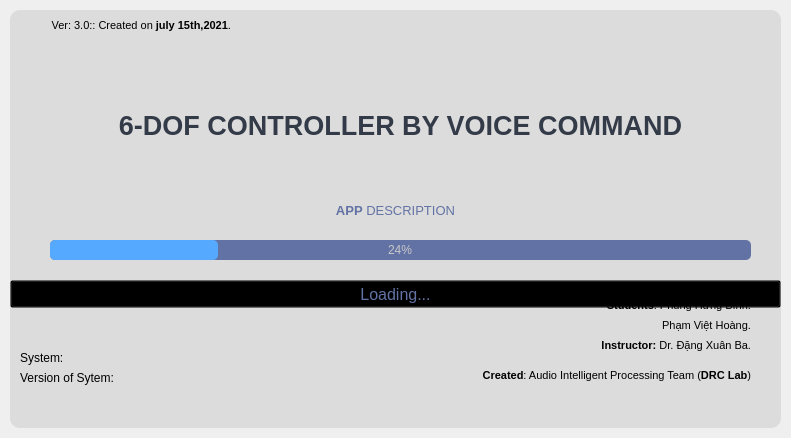
<?xml version="1.0" encoding="UTF-8"?>
<ui version="4.0">
 <class>SplashScreen</class>
 <widget class="QMainWindow" name="SplashScreen">
  <property name="geometry">
   <rect>
    <x>0</x>
    <y>0</y>
    <width>791</width>
    <height>438</height>
   </rect>
  </property>
  <property name="windowTitle">
   <string>MainWindow</string>
  </property>
  <widget class="QWidget" name="centralwidget">
   <layout class="QVBoxLayout" name="verticalLayout">
    <property name="spacing">
     <number>0</number>
    </property>
    <property name="leftMargin">
     <number>10</number>
    </property>
    <property name="topMargin">
     <number>10</number>
    </property>
    <property name="rightMargin">
     <number>10</number>
    </property>
    <property name="bottomMargin">
     <number>10</number>
    </property>
    <item>
     <widget class="QFrame" name="dropShadowFrame">
      <property name="styleSheet">
       <string notr="true">QFrame {	
	background-color:  rgb(220, 220, 220);
	border-radius: 10px;
}</string>
      </property>
      <property name="frameShape">
       <enum>QFrame::StyledPanel</enum>
      </property>
      <property name="frameShadow">
       <enum>QFrame::Raised</enum>
      </property>
      <widget class="QLabel" name="label_title">
       <property name="geometry">
        <rect>
         <x>40</x>
         <y>60</y>
         <width>701</width>
         <height>111</height>
        </rect>
       </property>
       <property name="font">
        <font>
         <family>Segoe UI</family>
         <pointsize>40</pointsize>
         <weight>75</weight>
         <bold>true</bold>
        </font>
       </property>
       <property name="styleSheet">
        <string notr="true">color:  rgb(52, 59, 72);</string>
       </property>
       <property name="text">
        <string>&lt;html&gt;&lt;head/&gt;&lt;body&gt;&lt;p align=&quot;center&quot;&gt;&lt;span style=&quot; font-size:20pt;&quot;&gt;6-DOF CONTROLLER BY VOICE COMMAND&lt;/span&gt;&lt;/p&gt;&lt;/body&gt;&lt;/html&gt;</string>
       </property>
       <property name="alignment">
        <set>Qt::AlignLeading|Qt::AlignLeft|Qt::AlignVCenter</set>
       </property>
      </widget>
      <widget class="QLabel" name="label_description">
       <property name="geometry">
        <rect>
         <x>0</x>
         <y>180</y>
         <width>771</width>
         <height>41</height>
        </rect>
       </property>
       <property name="font">
        <font>
         <family>Segoe UI</family>
         <pointsize>10</pointsize>
        </font>
       </property>
       <property name="styleSheet">
        <string notr="true">color: rgb(98, 114, 164);</string>
       </property>
       <property name="text">
        <string>&lt;strong&gt;APP&lt;/strong&gt; DESCRIPTION</string>
       </property>
       <property name="alignment">
        <set>Qt::AlignCenter</set>
       </property>
      </widget>
      <widget class="QProgressBar" name="progressBar">
       <property name="geometry">
        <rect>
         <x>40</x>
         <y>230</y>
         <width>701</width>
         <height>20</height>
        </rect>
       </property>
       <property name="styleSheet">
        <string notr="true">QProgressBar {
	
	background-color: rgb(98, 114, 164);
	color: rgb(200, 200, 200);
	border-style: none;
	border-radius: 5px;
	text-align: center;
}
QProgressBar::chunk{
	border-radius: 5px;
	background-color: rgb(85, 170, 255)
}</string>
       </property>
       <property name="value">
        <number>24</number>
       </property>
      </widget>
      <widget class="QLabel" name="label_credits">
       <property name="geometry">
        <rect>
         <x>420</x>
         <y>350</y>
         <width>321</width>
         <height>31</height>
        </rect>
       </property>
       <property name="font">
        <font>
         <family>Segoe UI</family>
         <pointsize>10</pointsize>
        </font>
       </property>
       <property name="styleSheet">
        <string notr="true">
background-color: transparent;
color: rgb(0, 0, 0)</string>
       </property>
       <property name="text">
        <string>&lt;html&gt;&lt;head/&gt;&lt;body&gt;&lt;p&gt;&lt;span style=&quot; font-size:8pt; font-weight:600;&quot;&gt;Created&lt;/span&gt;&lt;span style=&quot; font-size:8pt;&quot;&gt;: Audio Intelligent Processing Team (&lt;/span&gt;&lt;span style=&quot; font-size:8pt; font-weight:600;&quot;&gt;DRC Lab&lt;/span&gt;&lt;span style=&quot; font-size:8pt;&quot;&gt;)&lt;/span&gt;&lt;/p&gt;&lt;/body&gt;&lt;/html&gt;</string>
       </property>
       <property name="alignment">
        <set>Qt::AlignRight|Qt::AlignTrailing|Qt::AlignVCenter</set>
       </property>
      </widget>
      <widget class="QLabel" name="label_credits_2">
       <property name="geometry">
        <rect>
         <x>-40</x>
         <y>0</y>
         <width>261</width>
         <height>31</height>
        </rect>
       </property>
       <property name="font">
        <font>
         <family>Segoe UI</family>
         <pointsize>10</pointsize>
        </font>
       </property>
       <property name="styleSheet">
        <string notr="true">
background-color: transparent;
color: rgb(0, 0, 0)</string>
       </property>
       <property name="text">
        <string>&lt;html&gt;&lt;head/&gt;&lt;body&gt;&lt;p&gt;&lt;span style=&quot; font-size:8pt;&quot;&gt;Ver: 3.0:: Created on &lt;/span&gt;&lt;span style=&quot; font-size:8pt; font-weight:600;&quot;&gt;july 15th,2021&lt;/span&gt;&lt;span style=&quot; font-size:8pt;&quot;&gt;.&lt;/span&gt;&lt;/p&gt;&lt;/body&gt;&lt;/html&gt;</string>
       </property>
       <property name="alignment">
        <set>Qt::AlignRight|Qt::AlignTrailing|Qt::AlignVCenter</set>
       </property>
      </widget>
      <widget class="QLabel" name="label_sys">
       <property name="geometry">
        <rect>
         <x>10</x>
         <y>340</y>
         <width>55</width>
         <height>16</height>
        </rect>
       </property>
       <property name="styleSheet">
        <string notr="true">color:rgb(0, 0, 0)</string>
       </property>
       <property name="text">
        <string>System: </string>
       </property>
      </widget>
      <widget class="QLabel" name="label_version">
       <property name="geometry">
        <rect>
         <x>10</x>
         <y>360</y>
         <width>121</width>
         <height>16</height>
        </rect>
       </property>
       <property name="styleSheet">
        <string notr="true">color: rgb(0, 0, 0)</string>
       </property>
       <property name="text">
        <string>Version of Sytem:</string>
       </property>
      </widget>
      <widget class="QPushButton" name="btn_load">
       <property name="geometry">
        <rect>
         <x>0</x>
         <y>270</y>
         <width>771</width>
         <height>28</height>
        </rect>
       </property>
       <property name="font">
        <font>
         <pointsize>12</pointsize>
        </font>
       </property>
       <property name="styleSheet">
        <string notr="true">background-color: transparent;
color: rgb(98, 114, 164);</string>
       </property>
       <property name="text">
        <string>Loading...</string>
       </property>
      </widget>
      <widget class="QLabel" name="label_credits_3">
       <property name="geometry">
        <rect>
         <x>430</x>
         <y>320</y>
         <width>311</width>
         <height>31</height>
        </rect>
       </property>
       <property name="font">
        <font>
         <family>Segoe UI</family>
         <pointsize>10</pointsize>
        </font>
       </property>
       <property name="styleSheet">
        <string notr="true">
background-color: transparent;
color: rgb(0, 0, 0)</string>
       </property>
       <property name="text">
        <string>&lt;html&gt;&lt;head/&gt;&lt;body&gt;&lt;p&gt;&lt;span style=&quot; font-size:8pt; font-weight:600;&quot;&gt;Instructor:&lt;/span&gt;&lt;span style=&quot; font-size:8pt;&quot;&gt; Dr. Đặng Xuân Ba.&lt;/span&gt;&lt;/p&gt;&lt;/body&gt;&lt;/html&gt;</string>
       </property>
       <property name="alignment">
        <set>Qt::AlignRight|Qt::AlignTrailing|Qt::AlignVCenter</set>
       </property>
      </widget>
      <widget class="QLabel" name="label_credits_4">
       <property name="geometry">
        <rect>
         <x>430</x>
         <y>300</y>
         <width>311</width>
         <height>31</height>
        </rect>
       </property>
       <property name="font">
        <font>
         <family>Segoe UI</family>
         <pointsize>10</pointsize>
        </font>
       </property>
       <property name="styleSheet">
        <string notr="true">
background-color: transparent;
color: rgb(0, 0, 0)</string>
       </property>
       <property name="text">
        <string>&lt;html&gt;&lt;head/&gt;&lt;body&gt;&lt;p&gt;&lt;span style=&quot; font-size:8pt;&quot;&gt;Phạm Việt Hoàng.&lt;/span&gt;&lt;/p&gt;&lt;/body&gt;&lt;/html&gt;</string>
       </property>
       <property name="alignment">
        <set>Qt::AlignRight|Qt::AlignTrailing|Qt::AlignVCenter</set>
       </property>
      </widget>
      <widget class="QLabel" name="label_credits_5">
       <property name="geometry">
        <rect>
         <x>430</x>
         <y>280</y>
         <width>311</width>
         <height>31</height>
        </rect>
       </property>
       <property name="font">
        <font>
         <family>Segoe UI</family>
         <pointsize>10</pointsize>
        </font>
       </property>
       <property name="styleSheet">
        <string notr="true">
background-color: transparent;
color: rgb(0, 0, 0)</string>
       </property>
       <property name="text">
        <string>&lt;html&gt;&lt;head/&gt;&lt;body&gt;&lt;p&gt;&lt;span style=&quot; font-size:8pt; font-weight:600;&quot;&gt;Students&lt;/span&gt;&lt;span style=&quot; font-size:8pt;&quot;&gt;: Phùng Hưng Bình.&lt;/span&gt;&lt;/p&gt;&lt;/body&gt;&lt;/html&gt;</string>
       </property>
       <property name="alignment">
        <set>Qt::AlignRight|Qt::AlignTrailing|Qt::AlignVCenter</set>
       </property>
      </widget>
     </widget>
    </item>
   </layout>
  </widget>
 </widget>
 <resources/>
 <connections/>
</ui>
